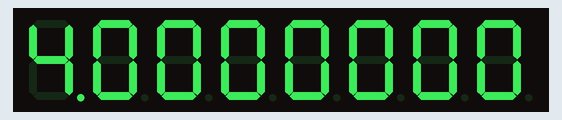
This sketch was run on a simulated Arduino Uno, built with avr-gcc and run on an emulated ATmega328P. Parts: 8-digit seven-segment display. Random numbers use the default seed unless the sketch sets one.

Above: at 0.11 s.
At 5.1 s:
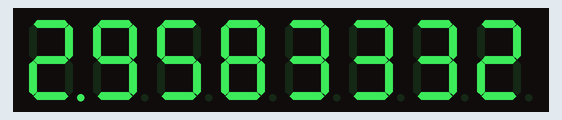
At 10.03 s:
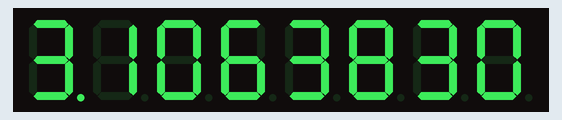
At 20.0 s:
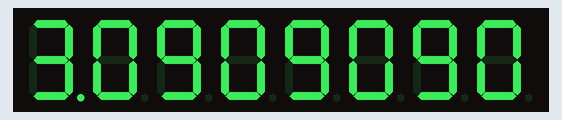
At 29.98 s:
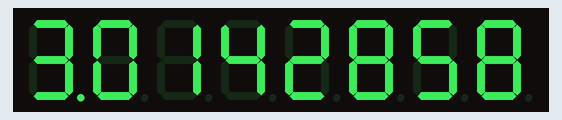
At 39.95 s:
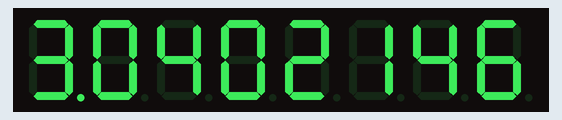

The sketch:

pi_mc.ino
```cpp
#include "LedControl.h"


LedControl disp = LedControl(12, 13, 11, 1);

const uint32_t V_MAX = 10000;
const uint32_t V_MAX_2 = V_MAX * V_MAX;
uint32_t p_square = 0;
uint32_t p_circle = 0;
float pi = 0;
const uint32_t DIGIT_WEIGHT[] = {10000000, 1000000, 100000, 10000, 1000, 100, 10, 1};

//
void setup() {
  disp.shutdown(0, false);
  disp.setIntensity(0, 1);
  disp.clearDisplay(0);
}

//
void loop() {
  // calculate
  uint32_t x = random(V_MAX);
  uint32_t y = random(V_MAX);

  p_square += 1;
  if (x*x + y*y < V_MAX_2) {
    p_circle += 1;
  }

  pi = 4.0 * p_circle / p_square;

  // update display
  uint32_t pii = pi * DIGIT_WEIGHT[0];

  for (int i=0; i<8; ++i) {
    uint8_t d = pii / DIGIT_WEIGHT[i];
    pii -= d * DIGIT_WEIGHT[i];
    disp.setDigit(0, 7-i, d, i==0);
  }

  delay(50);
}
```
